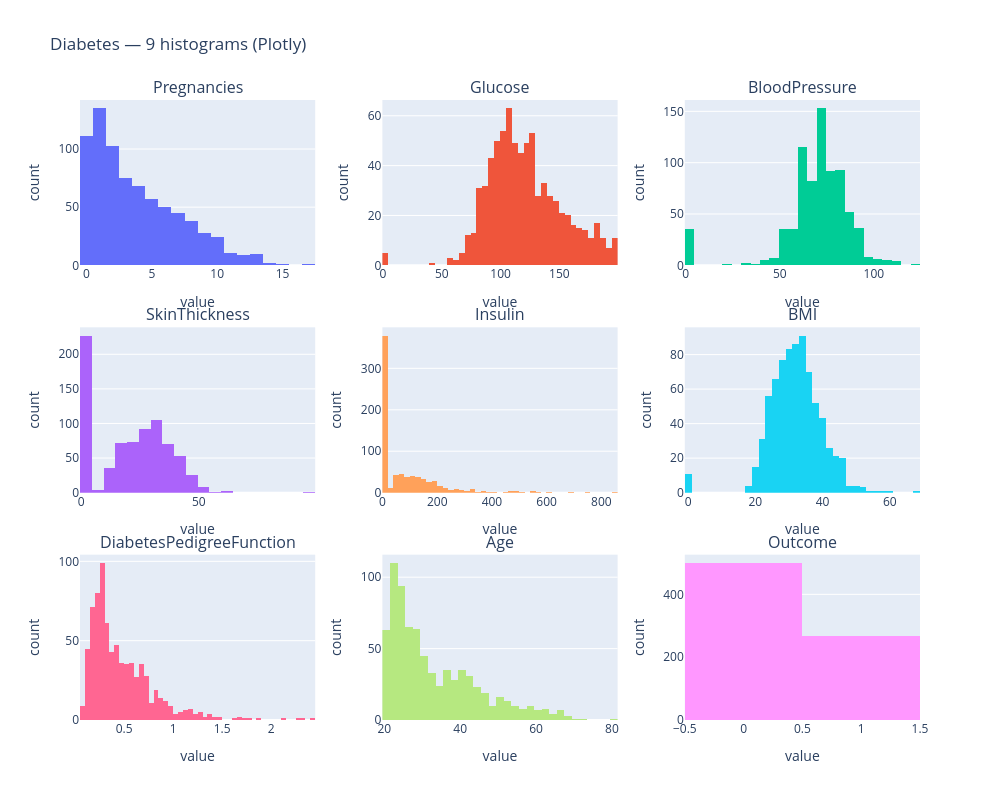

Notebook source saved alongside this figure:
### Code cell
# -----------------------------
# Plotly: 3×3 histogram grid
# -----------------------------
cols = diabetes_data.select_dtypes(include=[np.number]).columns[:].tolist() #get ALL 'number' columns names in list form
fig = make_subplots(rows=3, cols=3, subplot_titles=cols, horizontal_spacing=0.08, vertical_spacing=0.1)

for i, c in enumerate(cols, start=1): #enumerate cols with numbers starting from 1
    r = (i - 1) // 3 + 1
    k = (i - 1) % 3 + 1
    x = diabetes_data[c].dropna().values

    # Let Plotly choose bins auto, else can also use nbinsx
    hist = go.Histogram(
        x=x,
        nbinsx=None,
        autobinx=True,
        name=c,
        showlegend=False
    )
    fig.add_trace(hist, row=r, col=k)

fig.update_layout(
    title="Diabetes — 9 histograms (Plotly)",
    height=800, width=1000
)
fig.update_xaxes(title_text="value")
fig.update_yaxes(title_text="count")
display(fig)

### Figure 1 — Plotly figure (JSON) as saved in the notebook; plotly's stock layout.template omitted (floating-point values rounded to 4 significant figures; data arrays with more than 128 entries replaced by an {"elided": "..."} marker saying what was removed)
{"data": [{"autobinx": true, "name": "Pregnancies", "showlegend": false, "x": {"elided": "768 int values"}, "type": "histogram", "xaxis": "x", "yaxis": "y"}, {"autobinx": true, "name": "Glucose", "showlegend": false, "x": {"elided": "768 int values"}, "type": "histogram", "xaxis": "x2", "yaxis": "y2"}, {"autobinx": true, "name": "BloodPressure", "showlegend": false, "x": {"elided": "768 int values"}, "type": "histogram", "xaxis": "x3", "yaxis": "y3"}, {"autobinx": true, "name": "SkinThickness", "showlegend": false, "x": {"elided": "768 int values"}, "type": "histogram", "xaxis": "x4", "yaxis": "y4"}, {"autobinx": true, "name": "Insulin", "showlegend": false, "x": {"elided": "768 int values"}, "type": "histogram", "xaxis": "x5", "yaxis": "y5"}, {"autobinx": true, "name": "BMI", "showlegend": false, "x": {"elided": "768 float values"}, "type": "histogram", "xaxis": "x6", "yaxis": "y6"}, {"autobinx": true, "name": "DiabetesPedigreeFunction", "showlegend": false, "x": {"elided": "768 float values"}, "type": "histogram", "xaxis": "x7", "yaxis": "y7"}, {"autobinx": true, "name": "Age", "showlegend": false, "x": {"elided": "768 int values"}, "type": "histogram", "xaxis": "x8", "yaxis": "y8"}, {"autobinx": true, "name": "Outcome", "showlegend": false, "x": {"elided": "768 int values"}, "type": "histogram", "xaxis": "x9", "yaxis": "y9"}], "layout": {"xaxis": {"anchor": "y", "domain": [0.0, 0.28], "title": {"text": "value"}}, "yaxis": {"anchor": "x", "domain": [0.7333, 1.0], "title": {"text": "count"}}, "xaxis2": {"anchor": "y2", "domain": [0.36, 0.64], "title": {"text": "value"}}, "yaxis2": {"anchor": "x2", "domain": [0.7333, 1.0], "title": {"text": "count"}}, "xaxis3": {"anchor": "y3", "domain": [0.72, 1.0], "title": {"text": "value"}}, "yaxis3": {"anchor": "x3", "domain": [0.7333, 1.0], "title": {"text": "count"}}, "xaxis4": {"anchor": "y4", "domain": [0.0, 0.28], "title": {"text": "value"}}, "yaxis4": {"anchor": "x4", "domain": [0.3667, 0.6333], "title": {"text": "count"}}, "xaxis5": {"anchor": "y5", "domain": [0.36, 0.64], "title": {"text": "value"}}, "yaxis5": {"anchor": "x5", "domain": [0.3667, 0.6333], "title": {"text": "count"}}, "xaxis6": {"anchor": "y6", "domain": [0.72, 1.0], "title": {"text": "value"}}, "yaxis6": {"anchor": "x6", "domain": [0.3667, 0.6333], "title": {"text": "count"}}, "xaxis7": {"anchor": "y7", "domain": [0.0, 0.28], "title": {"text": "value"}}, "yaxis7": {"anchor": "x7", "domain": [0.0, 0.2667], "title": {"text": "count"}}, "xaxis8": {"anchor": "y8", "domain": [0.36, 0.64], "title": {"text": "value"}}, "yaxis8": {"anchor": "x8", "domain": [0.0, 0.2667], "title": {"text": "count"}}, "xaxis9": {"anchor": "y9", "domain": [0.72, 1.0], "title": {"text": "value"}}, "yaxis9": {"anchor": "x9", "domain": [0.0, 0.2667], "title": {"text": "count"}}, "annotations": [{"font": {"size": 16}, "showarrow": false, "text": "Pregnancies", "x": 0.14, "xanchor": "center", "xref": "paper", "y": 1.0, "yanchor": "bottom", "yref": "paper"}, {"font": {"size": 16}, "showarrow": false, "text": "Glucose", "x": 0.5, "xanchor": "center", "xref": "paper", "y": 1.0, "yanchor": "bottom", "yref": "paper"}, {"font": {"size": 16}, "showarrow": false, "text": "BloodPressure", "x": 0.86, "xanchor": "center", "xref": "paper", "y": 1.0, "yanchor": "bottom", "yref": "paper"}, {"font": {"size": 16}, "showarrow": false, "text": "SkinThickness", "x": 0.14, "xanchor": "center", "xref": "paper", "y": 0.6333, "yanchor": "bottom", "yref": "paper"}, {"font": {"size": 16}, "showarrow": false, "text": "Insulin", "x": 0.5, "xanchor": "center", "xref": "paper", "y": 0.6333, "yanchor": "bottom", "yref": "paper"}, {"font": {"size": 16}, "showarrow": false, "text": "BMI", "x": 0.86, "xanchor": "center", "xref": "paper", "y": 0.6333, "yanchor": "bottom", "yref": "paper"}, {"font": {"size": 16}, "showarrow": false, "text": "DiabetesPedigreeFunction", "x": 0.14, "xanchor": "center", "xref": "paper", "y": 0.2667, "yanchor": "bottom", "yref": "paper"}, {"font": {"size": 16}, "showarrow": false, "text": "Age", "x": 0.5, "xanchor": "center", "xref": "paper", "y": 0.2667, "yanchor": "bottom", "yref": "paper"}, {"font": {"size": 16}, "showarrow": false, "text": "Outcome", "x": 0.86, "xanchor": "center", "xref": "paper", "y": 0.2667, "yanchor": "bottom", "yref": "paper"}], "title": {"text": "Diabetes — 9 histograms (Plotly)"}, "height": 800, "width": 1000}}
